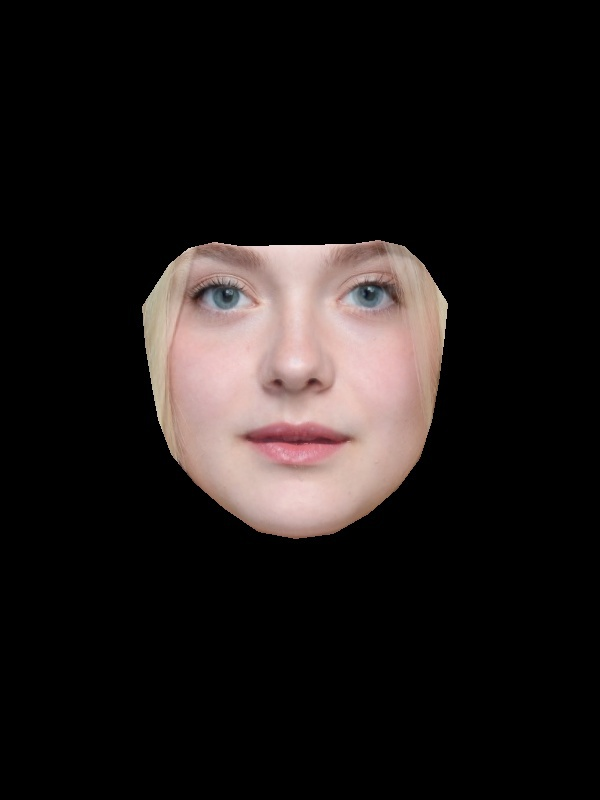
#> input picture morphs/3_morph.jpg, 600 x 800 px
$ python skin.py
#> lines starting #> are read from the running program, lines starting #| are printed output that depends on the picture; after the words box and inside, x2 and y2 are one past the last pixel; in counts of white or black regions, pixels touching at a corner belong together
#! usr/bin/env python

# Program that replaces black background with skin colored background
import numpy as np
import cv2

img = cv2.imread('./morphs/3_morph.jpg')
#> img is the input picture: shape (800, 600, 3); mean B, G, R 23.8, 24.9, 30
# background = cv2.imread('./pairs/3a.jpg')

# Range of blacks
lowerBlack = np.array([0,0,0], dtype = "uint8")
upperBlack = np.array([20,20,20], dtype = "uint8")

# Target color (skin)
color = [206, 211, 255]

# Create mask using inRange
mask = cv2.inRange(img, lowerBlack, upperBlack)
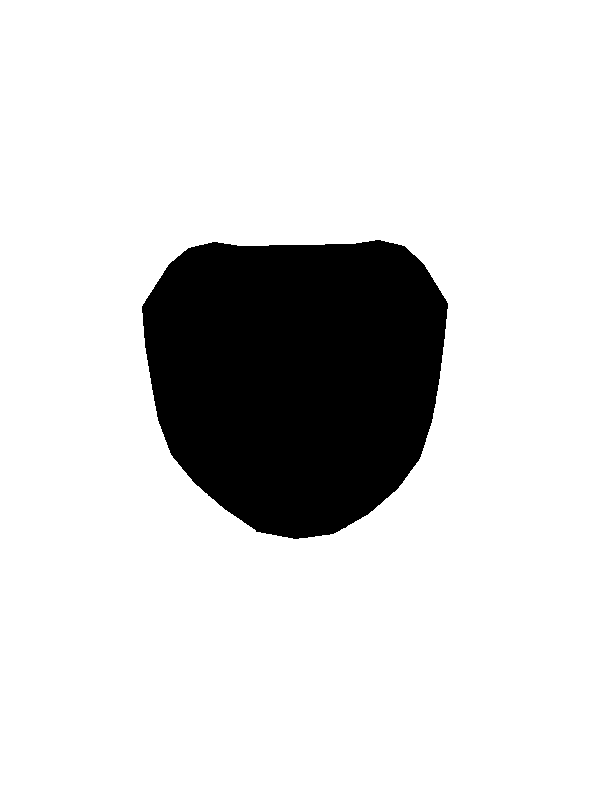
#> mask: shape (800, 600); 84.8% white; 1 black region, box (x1, y1, x2, y2) and area: (142, 240, 448, 539) 72932

# Replace black with skin color
img[mask>0]=color
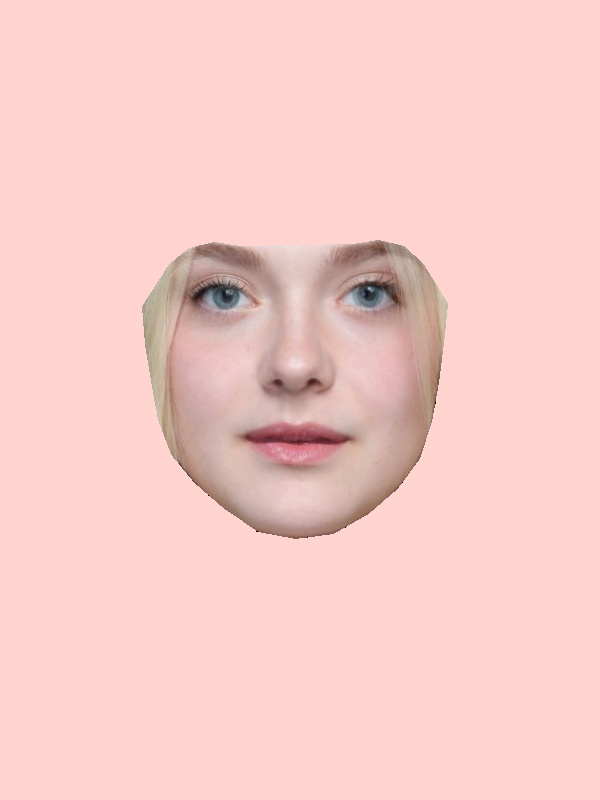
#> img: shape (800, 600, 3); mean B, G, R 198.5, 203.8, 246.2

# Show and save image
cv2.imshow('img', img)
cv2.imwrite('test.jpg', img)
cv2.waitKey(0)
cv2.destroyAllWindows()
